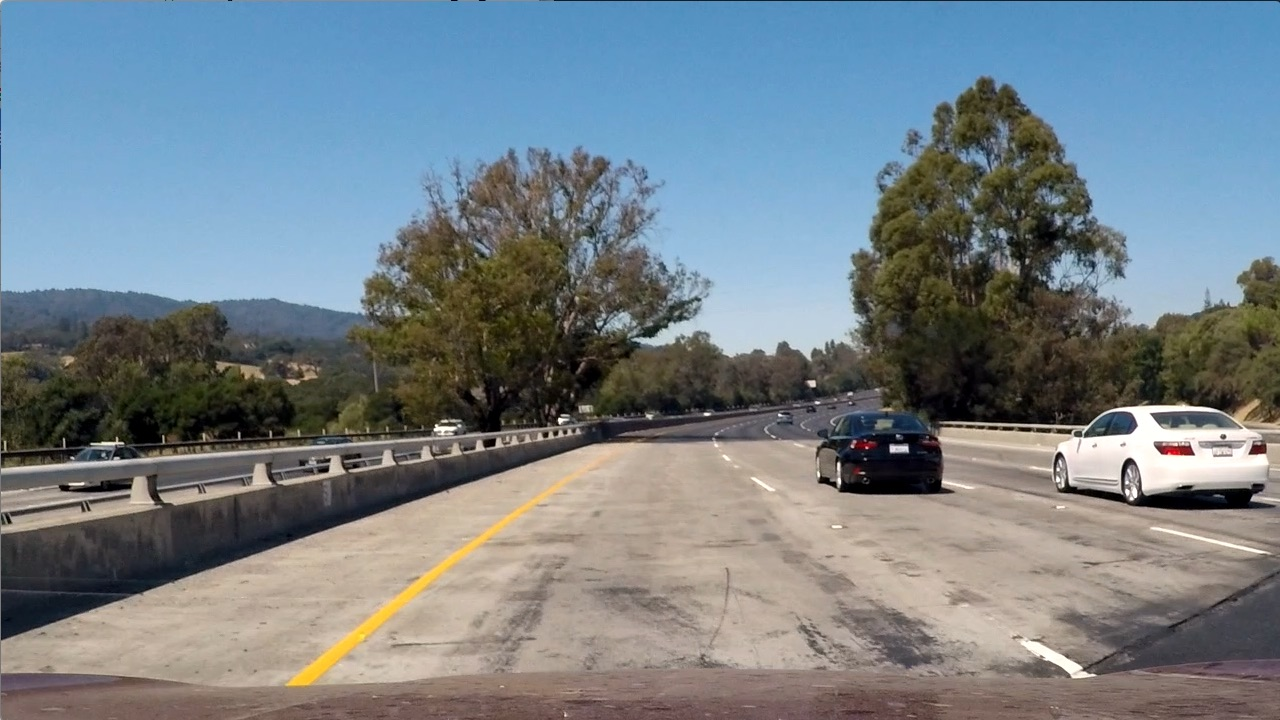
#> input picture test_images/test1.jpg, 1280 x 720 px; its folder holds only this picture in this run
$ python edge_detect.py   (older library calls are emulated)
#> lines starting #> are read from the running program, lines starting #| are printed output that depends on the picture; after the words box and inside, x2 and y2 are one past the last pixel; in counts of white or black regions, pixels touching at a corner belong together
#%%
import numpy as np
import cv2
import matplotlib.pyplot as plt
import matplotlib.image as mpimg
import glob
#import pickle


# Define a function that applies Sobel x and y,
# then computes the direction of the gradient
# and applies a threshold.
def dir_thres(img, sobel_kernel=3, thresh=(0, np.pi/2)):
    # Grayscale
    gray = cv2.cvtColor(img, cv2.COLOR_RGB2GRAY)
    # Calculate the x and y gradients
    sobelx = cv2.Sobel(gray, cv2.CV_64F, 1, 0, ksize=sobel_kernel)
    sobely = cv2.Sobel(gray, cv2.CV_64F, 0, 1, ksize=sobel_kernel)
    # Take the absolute value of the gradient direction,
    # apply a threshold, and create a binary image result
    absgraddir = np.arctan2(np.absolute(sobely), np.absolute(sobelx))
    binary_output =  np.zeros_like(absgraddir)
    binary_output[(absgraddir >= thresh[0]) & (absgraddir <= thresh[1])] = 1

    # Return the binary image
    return binary_output

# Define a function that applies Sobel x and y,
# then computes the magnitude of the gradient
# and applies a threshold
def mag_thresh(img, sobel_kernel=3, mag_thresh=(0, 255)):

    # Apply the following steps to img
    # 1) Convert to grayscale
    gray = cv2.cvtColor(img, cv2.COLOR_RGB2GRAY)

    # 2) Take the gradient in x and y separately
    sobelx = cv2.Sobel(gray, cv2.CV_64F, 1, 0, ksize=sobel_kernel)
    sobely = cv2.Sobel(gray, cv2.CV_64F, 0, 1, ksize=sobel_kernel)

    # 3) Calculate the magnitude
    sobelabs = np.sqrt(sobelx**2+sobely**2)

    # 4) Scale to 8-bit (0 - 255) and convert to type = np.uint8
    scaled_sobel = np.uint8(255*sobelabs/np.max(sobelabs))

    # 5) Create a mask of 1's where the scaled gradient magnitude
    binary_output = np.zeros_like(scaled_sobel)
    binary_output[(scaled_sobel >= mag_thresh[0]) & (scaled_sobel <= mag_thresh[1])] = 1

    # 6) Return this mask as your binary_output image
    return binary_output

# Define a function that applies Sobel x or y,
# then takes an absolute value and applies a threshold.
# Note: calling your function with orient='x', thresh_min=20, thresh_max=100
# should produce output like the example image shown above this quiz.
def abs_sobel_thresh(img, orient='x', sobel_kernel=3, thresh=(0, 255)):

    # Apply the following steps to img
    # 1) Convert to grayscale
    gray = cv2.cvtColor(img, cv2.COLOR_RGB2GRAY)

    # 2) Take the derivative in x or y given orient = 'x' or 'y'
    if orient == 'x':
        sobel = cv2.Sobel(gray, cv2.CV_64F, 1, 0, ksize=sobel_kernel)
    if orient == 'y':
        sobel = cv2.Sobel(gray, cv2.CV_64F, 0, 1, ksize=sobel_kernel)

    # 3) Take the absolute value of the derivative or gradient
    abs_sobelx = np.absolute(sobel)

    # 4) Scale to 8-bit (0 - 255) then convert to type = np.uint8
    scaled_sobel = np.uint8(255*abs_sobelx/np.max(abs_sobelx))

    # 5) Create a mask of 1's where the scaled gradient magnitude
            # is > thresh_min and < thresh_max
    binary_output = np.zeros_like(scaled_sobel)
    binary_output[(scaled_sobel >= thresh[0]) & (scaled_sobel <= thresh[1])] = 1

    # 6) Return this mask as your binary_output image
    return binary_output

def detc_edge(img, s_thresh=(170, 255), sx_thresh=(22, 100)):
    img = np.copy(img)
    # Convert to HLS color space and separate the V channel
    hls = cv2.cvtColor(img, cv2.COLOR_RGB2HLS)
    l_channel = hls[:,:,1]
    s_channel = hls[:,:,2]

    # Sobel x
    sobelx = cv2.Sobel(l_channel, cv2.CV_64F, 1, 0) # Take the derivative in x
    abs_sobelx = np.absolute(sobelx) # Absolute x derivative to accentuate lines away from horizontal
    scaled_sobel = np.uint8(255*abs_sobelx/np.max(abs_sobelx))

    # Threshold x gradient
    sxbinary = np.zeros_like(scaled_sobel)
    sxbinary[(scaled_sobel >= sx_thresh[0]) & (scaled_sobel <= sx_thresh[1])] = 1

    # Threshold color channel
    s_binary = np.zeros_like(s_channel)
    s_binary[(s_channel >= s_thresh[0]) & (s_channel <= s_thresh[1])] = 1

    # combined binary
    combined = np.zeros_like(s_channel)
    combined[ ((s_binary == 1) | (sxbinary == 1))] = 1

    # Stack each channel
    color_binary = np.dstack(( np.zeros_like(sxbinary), sxbinary, s_binary)) * 255
    return color_binary, combined


# Read in an image
images = glob.glob('test_images/test*.jpg')
i = 0
ret_list = []
img_list = []
for fname in images:
    image = mpimg.imread(fname)
#> image is the input picture: shape (720, 1280, 3); mean R, G, B 117.5, 128.7, 135.5

    ksize = 3

    gradx = abs_sobel_thresh(image, orient='x', sobel_kernel=ksize, thresh = (10,100))
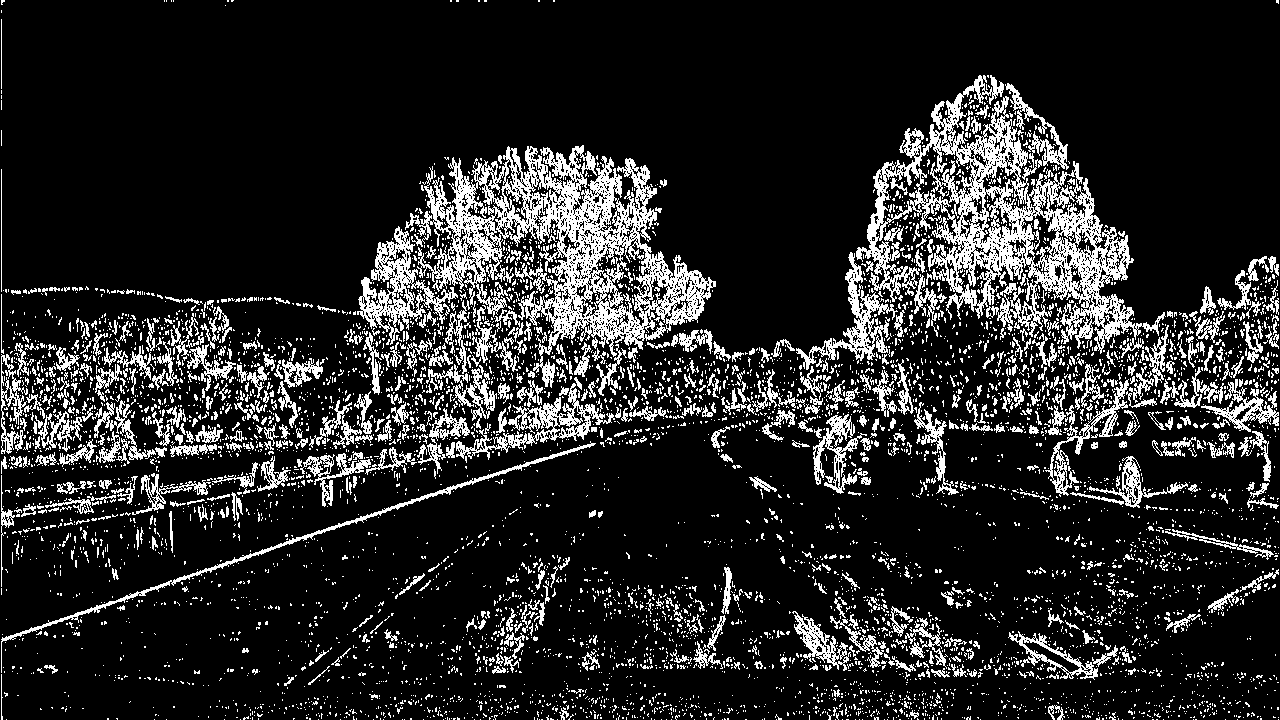
#> gradx: shape (720, 1280); values 0 (black) and 1 (white), 15.5% white in thin lines or dots
    grady = abs_sobel_thresh(image, orient='y', sobel_kernel=ksize, thresh = (10,100))
#> grady: shape (720, 1280); values 0 (black) and 1 (white), 21.3% white in thin lines or dots
    mag_binary = mag_thresh(image, sobel_kernel=ksize, mag_thresh=(15, 100))
#> mag_binary: shape (720, 1280); values 0 (black) and 1 (white), 19.8% white; 3415 white regions (2896 under 20 px), largest, box (x1, y1, x2, y2) and area: (0, 74, 1280, 418) 68949, (0, 299, 1102, 705) 42104, (1069, 379, 1280, 514) 5731
    dir_binary = dir_thres(image, sobel_kernel=ksize, thresh=(0.7, 1.2))
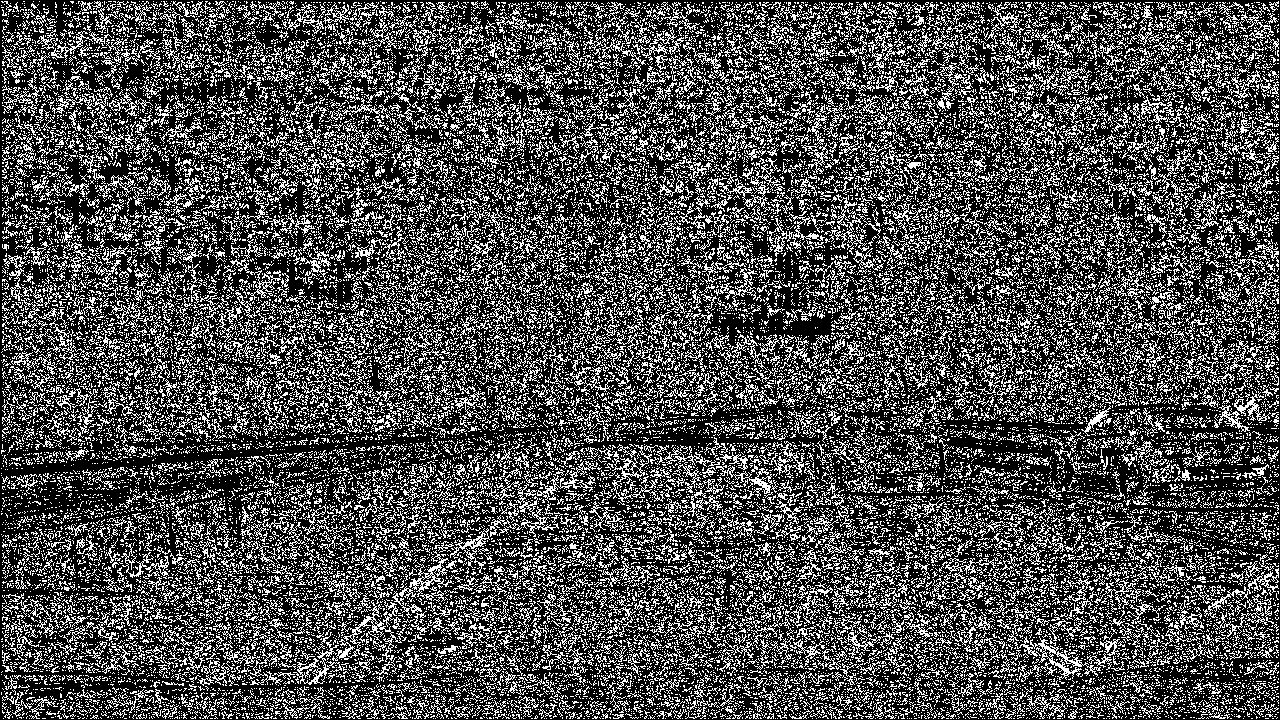
#> dir_binary: shape (720, 1280) float64; values 0 (black) and 1 (white), 29.9% white in thin lines or dots

    combined = np.zeros_like(dir_binary)
    #combined[((gradx == 1) & (grady == 1)) | ((mag_binary == 1) & (dir_binary == 1))] = 1
    #combined[ ((mag_binary == 1) & (dir_binary == 1))] = 1
    color_binary, combined = detc_edge(image)
#> in detc_edge, `s_channel = hls[:,:,2]`:
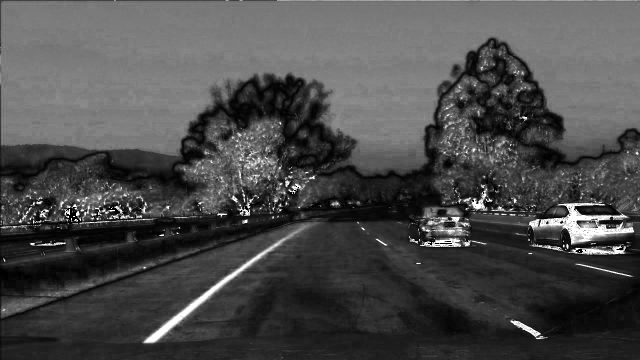
#> s_channel: shape (720, 1280) (shown at 1/2 size); min 0, max 255, mean 74.4
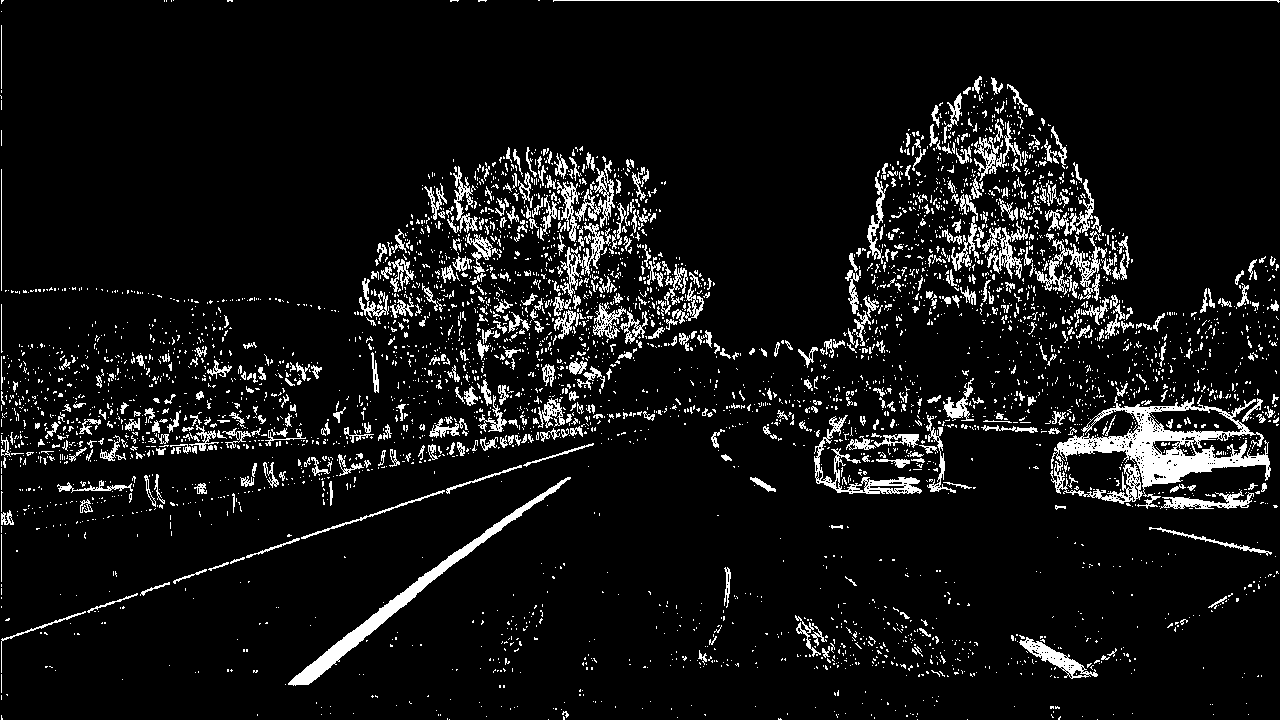
#> combined: shape (720, 1280); values 0 (black) and 1 (white), 7.8% white in thin lines or dots

    img_list.append(image)
    ret_list.append(combined)
    i = i+1
# Run the function

# Plot the result
f, ((ax1,ax2),(ax3,ax4),(ax5,ax6)) = plt.subplots(3, 2, figsize=(24, 27))
f.tight_layout()
ax1.imshow(img_list[0])
#> (the run stopped early here; a loop or call above may not have finished)

$ run again, on test_images/test5.jpg
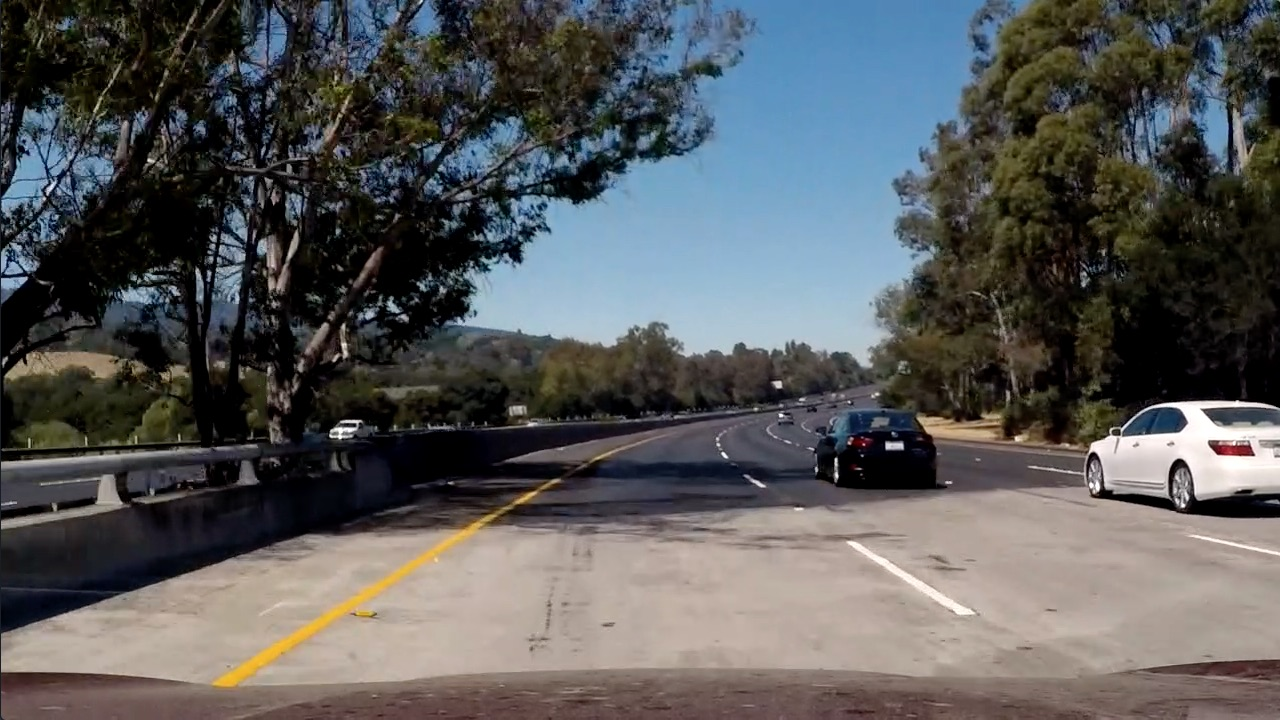
#> input picture test_images/test5.jpg, 1280 x 720 px
#> image is the input picture: shape (720, 1280, 3); mean R, G, B 88.5, 89.3, 89.8
#> `gradx = abs_sobel_thresh(image, orient='x', sobel_kernel=ksize, thresh..`:
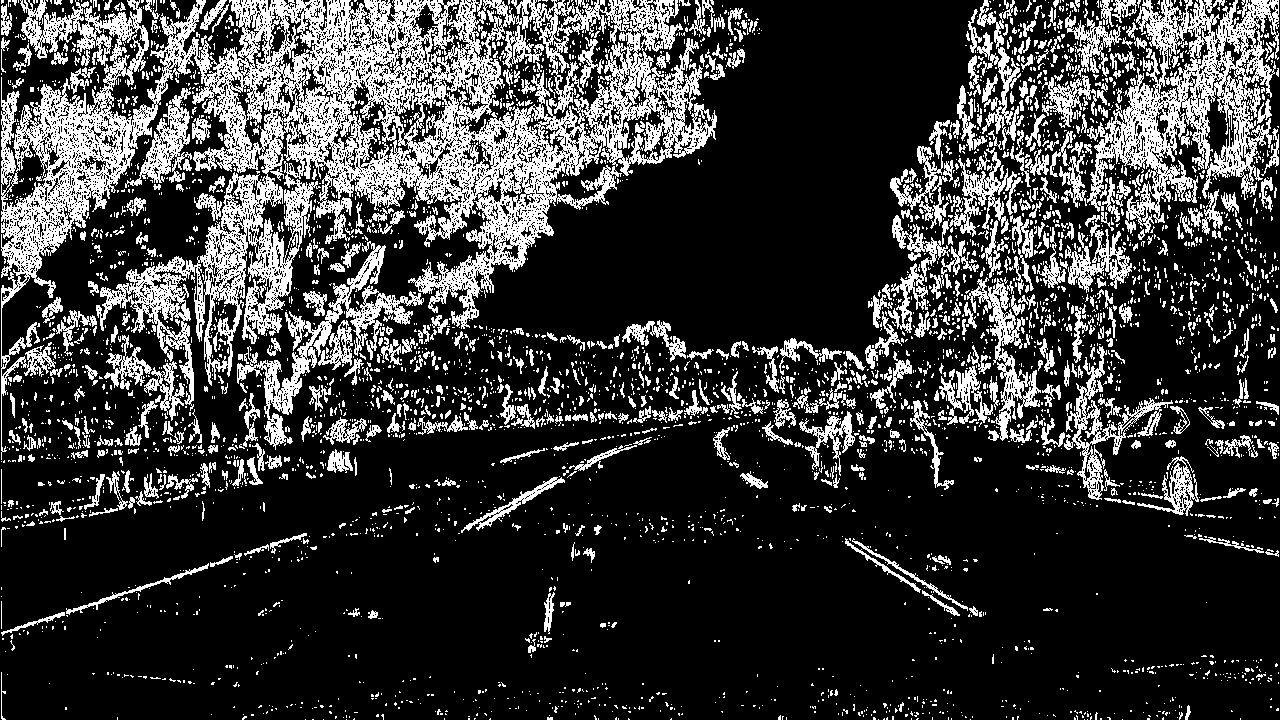
#> gradx: shape (720, 1280); values 0 (black) and 1 (white), 22.6% white; 4423 white regions (3762 under 20 px), largest, box (x1, y1, x2, y2) and area: (1, 0, 717, 460) 92485, (1087, 0, 1279, 234) 16831, (237, 241, 424, 450) 5855
#> grady: shape (720, 1280); values 0 (black) and 1 (white), 25.6% white; 4633 white regions (3783 under 20 px), largest, box (x1, y1, x2, y2) and area: (184, 1, 742, 352) 55651, (0, 373, 1280, 636) 35920, (0, 31, 156, 305) 12700
#> mag_binary: shape (720, 1280); values 0 (black) and 1 (white), 27.2% white; 2229 white regions (1795 under 20 px), largest, box (x1, y1, x2, y2) and area: (0, 0, 1059, 545) 137166, (0, 253, 1199, 635) 36288, (957, 0, 1280, 292) 28948
#> dir_binary: shape (720, 1280) float64; values 0 (black) and 1 (white), 28.1% white in thin lines or dots
#> hls: shape (720, 1280, 3); mean of channels 0, 1, 2 55.5, 89.2, 70.1
#> `color_binary, combined = detc_edge(image)`:
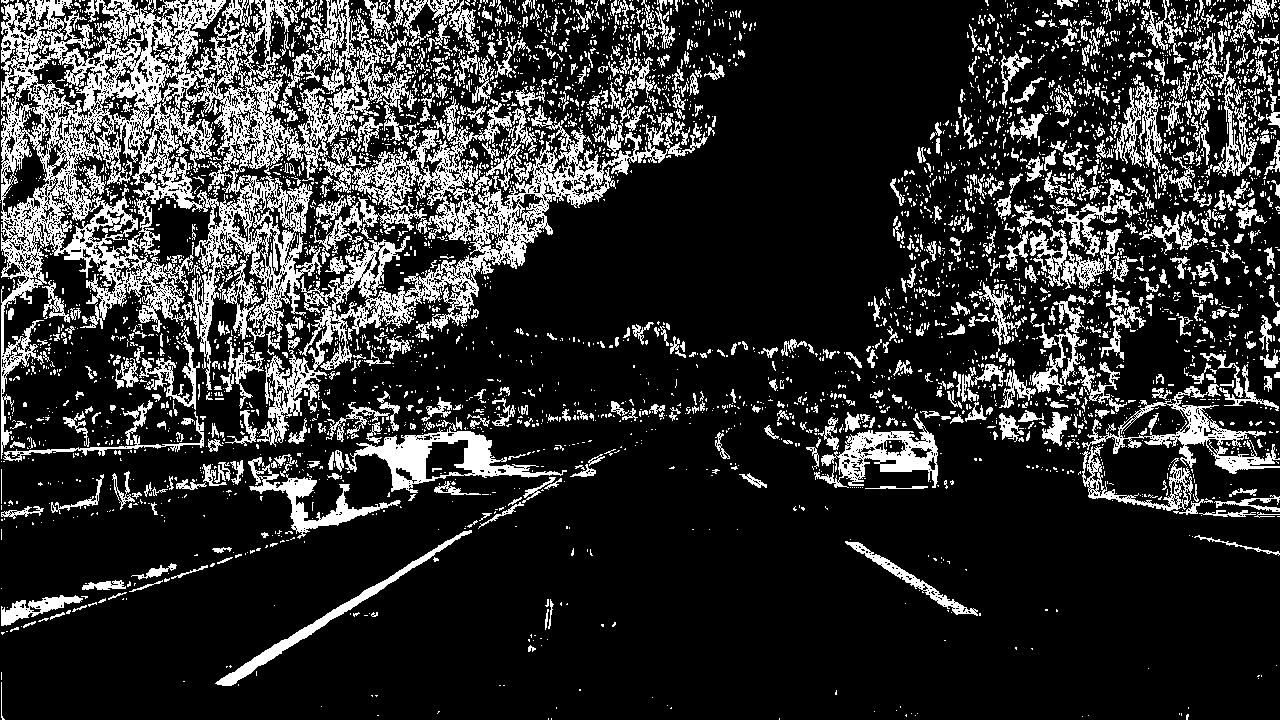
#> combined: shape (720, 1280); values 0 (black) and 1 (white), 19.2% white; 4510 white regions (3800 under 20 px), largest, box (x1, y1, x2, y2) and area: (0, 0, 379, 459) 51438, (257, 99, 708, 447) 22582, (345, 420, 567, 493) 4349
